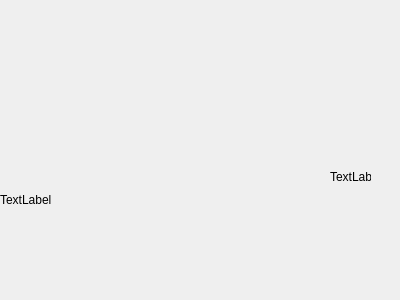
<?xml version="1.0" encoding="UTF-8"?>
<ui version="4.0">
 <class>EditingWindow</class>
 <widget class="QWidget" name="EditingWindow">
  <property name="geometry">
   <rect>
    <x>0</x>
    <y>0</y>
    <width>400</width>
    <height>300</height>
   </rect>
  </property>
  <property name="cursor">
   <cursorShape>CrossCursor</cursorShape>
  </property>
  <property name="windowTitle">
   <string>Form</string>
  </property>
  <property name="styleSheet">
   <string notr="true">border-color: rgb(0, 0, 0);</string>
  </property>
  <widget class="QLabel" name="mainLabel">
   <property name="geometry">
    <rect>
     <x>0</x>
     <y>0</y>
     <width>400</width>
     <height>400</height>
    </rect>
   </property>
   <property name="mouseTracking">
    <bool>true</bool>
   </property>
   <property name="styleSheet">
    <string notr="true">border-color: rgb(0, 0, 0);</string>
   </property>
   <property name="text">
    <string>TextLabel</string>
   </property>
  </widget>
  <widget class="QLabel" name="backGroundLabel">
   <property name="geometry">
    <rect>
     <x>330</x>
     <y>170</y>
     <width>41</width>
     <height>14</height>
    </rect>
   </property>
   <property name="text">
    <string>TextLabel</string>
   </property>
  </widget>
 </widget>
 <resources/>
 <connections/>
</ui>
